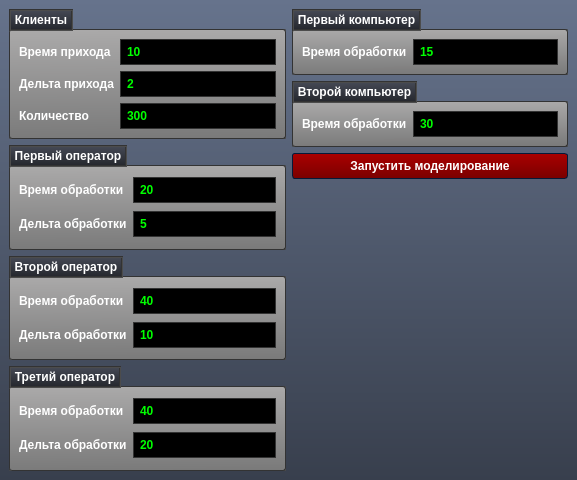
<?xml version="1.0" encoding="UTF-8"?>
<ui version="4.0">
 <class>MainWindow</class>
 <widget class="QMainWindow" name="MainWindow">
  <property name="geometry">
   <rect>
    <x>0</x>
    <y>0</y>
    <width>577</width>
    <height>480</height>
   </rect>
  </property>
  <property name="windowTitle">
   <string>Центр обслуживания</string>
  </property>
  <property name="styleSheet">
   <string notr="true">/*Copyright (c) DevSec Studio. All rights reserved.

MIT License

Permission is hereby granted, free of charge, to any person obtaining a copy
of this software and associated documentation files (the &quot;Software&quot;), to deal
in the Software without restriction, including without limitation the rights
to use, copy, modify, merge, publish, distribute, sublicense, and/or sell
copies of the Software, and to permit persons to whom the Software is
furnished to do so, subject to the following conditions:

The above copyright notice and this permission notice shall be included in all
copies or substantial portions of the Software.

THE SOFTWARE IS PROVIDED *AS IS*, WITHOUT WARRANTY OF ANY KIND, EXPRESS OR
IMPLIED, INCLUDING BUT NOT LIMITED TO THE WARRANTIES OF MERCHANTABILITY,
FITNESS FOR A PARTICULAR PURPOSE AND NONINFRINGEMENT. IN NO EVENT SHALL THE
AUTHORS OR COPYRIGHT HOLDERS BE LIABLE FOR ANY CLAIM, DAMAGES OR OTHER
LIABILITY, WHETHER IN AN ACTION OF CONTRACT, TORT OR OTHERWISE, ARISING FROM,
OUT OF OR IN CONNECTION WITH THE SOFTWARE OR THE USE OR OTHER DEALINGS IN THE
SOFTWARE.
*/

/*-----QWidget-----*/
QWidget
{
	background-color: qlineargradient(spread:repeat, x1:1, y1:0, x2:1, y2:1, stop:0 rgba(102, 115, 140, 255),stop:1 rgba(56, 63, 77, 255));
	color: #ffffff;
	border-color: #051a39;

}


/*-----QLabel-----*/
QLabel
{
	background-color: transparent;
	color: #ffffff;
	font-weight: bold;

}


QLabel::disabled
{
	background-color: transparent;
	color: #898988;

}


/*-----QMenuBar-----*/
QMenuBar
{
	background-color: #484c58;
	color: #ffffff;
	border-color: #051a39;
	font-weight: bold;

}


QMenuBar::disabled
{
	background-color: #404040;
	color: #898988;
	border-color: #051a39;

}


QMenuBar::item
{
    background-color: transparent;

}


QMenuBar::item:selected
{
    background-color: #c4c5c3;
	color: #000000;
    border: 1px solid #000000;

}


QMenuBar::item:pressed
{
    background-color: #979796;
    border: 1px solid #000;
    margin-bottom: -1px;
    padding-bottom: 1px;

}


/*-----QMenu-----*/
QMenu
{
    background-color: #c4c5c3;
    border: 1px solid;
    color: #000000;
	font-weight: bold;

}


QMenu::separator
{
    height: 1px;
    background-color: #363942;
    color: #ffffff;
    padding-left: 4px;
    margin-left: 10px;
    margin-right: 5px;

}


QMenu::item
{
    min-width : 150px;
    padding: 3px 20px 3px 20px;

}


QMenu::item:selected
{
    background-color: #363942;
    color: #ffffff;

}


QMenu::item:disabled
{
    color: #898988;
}


/*-----QToolTip-----*/
QToolTip
{
	background-color: #bbbcba;
	color: #000000;
	border-color: #051a39;
	border : 1px solid #000000;
	border-radius: 2px;

}


/*-----QPushButton-----*/
QPushButton
{
	background-color: qlineargradient(spread:repeat, x1:0.486, y1:0, x2:0.505, y2:1, stop:0.00480769 rgba(170, 0, 0, 255),stop:1 rgba(122, 0, 0, 255));
	color: #ffffff;
	font-weight: bold;
	border-style: solid;
	border-width: 1px;
	border-radius: 3px;
	border-color: #051a39;
	padding: 5px;

}


QPushButton::disabled
{
	background-color: #404040;
	color: #656565;
	border-color: #051a39;

}


QPushButton::hover
{
	background-color: #9c0000;
	color: #ffffff;
	border-style: solid;
	border-width: 1px;
	border-radius: 3px;
	border-color: #051a39;
	padding: 5px;

}


QPushButton::pressed
{
	background-color: #880000;
	color: #ffffff;
	border-style: solid;
	border-width: 2px;
	border-radius: 3px;
	border-color: #000000;
	padding: 5px;

}


/*-----QToolButton-----*/
QToolButton 
{
	background-color: qlineargradient(spread:repeat, x1:1, y1:0, x2:1, y2:1, stop:0 rgba(177, 181, 193, 255),stop:1 rgba(159, 163, 174, 255));
	color: #ffffff;
	font-weight: bold;
	border-style: solid;
	border-width: 1px;
	border-radius: 3px;
	border-color: #051a39;
	padding: 5px;

}


QToolButton::disabled
{
	background-color: #404040;
	color: #656565;
	border-color: #051a39;

}


QToolButton::hover
{
	background-color: #9fa3ae;
	color: #ffffff;
	border-style: solid;
	border-width: 1px;
	border-radius: 3px;
	border-color: #051a39;
	padding: 5px;

}


QToolButton::pressed
{
	background-color: #7b7e86;
	color: #ffffff;
	border-style: solid;
	border-width: 2px;
	border-radius: 3px;
	border-color: #000000;
	padding: 5px;

}


/*-----QComboBox-----*/
QComboBox
{
    background-color: qlineargradient(spread:repeat, x1:1, y1:0, x2:1, y2:1, stop:0 rgba(118, 118, 118, 255),stop:1 rgba(70, 70, 70, 255));
    border: 1px solid #333333;
    border-radius: 3px;
    padding-left: 6px;
    color: lightgray;
	font-weight: bold;
    height: 20px;

}


QComboBox::disabled
{
	background-color: #404040;
	color: #656565;
	border-color: #051a39;

}


QComboBox:hover
{
    background-color: #646464;

}


QComboBox:on
{
    background-color: #979796;
	color: #000000;

}


QComboBox QAbstractItemView
{
    background-color: #c4c5c3;
    color: #000000;
    border: 1px solid black;
    selection-background-color: #363942;
    selection-color: #ffffff;
    outline: 0;

}


QComboBox::drop-down
{
    subcontrol-origin: padding;
    subcontrol-position: top right;
    width: 15px;
    border-left-width: 1px;
    border-left-color: darkgray;
    border-left-style: solid; 
    border-top-right-radius: 3px; 
    border-bottom-right-radius: 3px;

}


QComboBox::down-arrow
{
    image: url(://arrow-down.png);
    width: 8px;
    height: 8px;
}


/*-----QSpinBox &amp; QDoubleSpinBox &amp; QDateTimeEdit-----*/
QSpinBox, 
QDoubleSpinBox,
QDateTimeEdit
{
	background-color: #000000;
	color: #00ff00;
	font-weight: bold;
	border: 1px solid #333333;
	padding : 4px;

}


QSpinBox::disabled, 
QDoubleSpinBox::disabled,
QDateTimeEdit::disabled
{
	background-color: #404040;
	color: #656565;
	border-color: #051a39;

}


QSpinBox:hover, 
QDoubleSpinBox::hover,
QDateTimeEdit::hover
{
    border: 1px solid #00ff00;

}


QSpinBox::up-button, QSpinBox::down-button,
QDoubleSpinBox::up-button, QDoubleSpinBox::down-button,
QDateTimeEdit::up-button, QDateTimeEdit::down-button
{
	background-color: qlineargradient(spread:repeat, x1:1, y1:0, x2:1, y2:1, stop:0 rgba(118, 118, 118, 255),stop:1 rgba(70, 70, 70, 255));
    border: 0px solid #333333;

}


QSpinBox::disabled, 
QDoubleSpinBox::disabled,
QDateTimeEdit::disabled
{
	background-color: #404040;
	color: #656565;
	border-color: #051a39;

}


QSpinBox::up-button:hover, QSpinBox::down-button:hover,
QDoubleSpinBox::up-button:hover, QDoubleSpinBox::down-button:hover,
QDateTimeEdit::up-button:hover, QDateTimeEdit::down-button:hover
{
	background-color: #646464;
    border: 1px solid #333333;


}


QSpinBox::up-button:disabled, QSpinBox::down-button:disabled,
QDoubleSpinBox::up-button:disabled, QDoubleSpinBox::down-button:disabled,
QDateTimeEdit::up-button:disabled, QDateTimeEdit::down-button:disabled
{
	background-color: #404040;
	color: #656565;
	border-color: #051a39;

}


QSpinBox::up-button:pressed, QSpinBox::down-button:pressed,
QDoubleSpinBox::up-button:pressed, QDoubleSpinBox::down-button::pressed,
QDateTimeEdit::up-button:pressed, QDateTimeEdit::down-button::pressed
{
    background-color: #979796;
    border: 1px solid #444444;

}


QSpinBox::down-arrow,
QDoubleSpinBox::down-arrow,
QDateTimeEdit::down-arrow
{
    image: url(://arrow-down.png);
    width: 7px;

}


QSpinBox::up-arrow,
QDoubleSpinBox::up-arrow,
QDateTimeEdit::up-arrow
{
    image: url(://arrow-up.png);
    width: 7px;

}


/*-----QLineEdit-----*/
QLineEdit
{
	background-color: #000000;
	color: #00ff00;
	font-weight: bold;
    border: 1px solid #333333;
	padding: 4px;

}


QLineEdit:hover
{
    border: 1px solid #00ff00;

}


QLineEdit::disabled
{
	background-color: #404040;
	color: #656565;
	border-width: 1px;
	border-color: #051a39;
	padding: 2px;

}


/*-----QTextEdit-----*/
QTextEdit
{
	background-color: #808080;
	color: #fff;
	border: 1px groove #333333;

}


QTextEdit::disabled
{
	background-color: #404040;
	color: #656565;
	border-color: #051a39;

}


/*-----QGroupBox-----*/
QGroupBox 
{
    border: 1px groove #333333;
	border-radius: 2px;
    margin-top: 20px;

}


QGroupBox 
{
	background-color: qlineargradient(spread:repeat, x1:0.486, y1:0, x2:0.505, y2:1, stop:0.00480769 rgba(170, 169, 169, 255),stop:1 rgba(122, 122, 122, 255));
	font-weight: bold;

}


QGroupBox::title  
{
    background-color: qlineargradient(spread:repeat, x1:1, y1:0, x2:1, y2:1, stop:0 rgba(71, 75, 87, 255),stop:1 rgba(35, 37, 43, 255));
    color: #ffffff;
    border: 2px groove #333333;
    subcontrol-origin: margin;
    subcontrol-position: top left;
    padding: 2px;

}


QGroupBox::title::disabled
{
	background-color: #404040;
	color: #656565;
    subcontrol-origin: margin;
    subcontrol-position: top left;
    padding: 5px;
	border-top-left-radius: 3px;
	border-top-right-radius: 3px;

}


/*-----QCheckBox-----*/
QCheckBox{
	background-color: transparent;
	font-weight: bold;
	color: #fff;

}


QCheckBox::indicator
{
    color: #b1b1b1;
    background-color: #323232;
    border: 2px solid #222222;
    width: 12px;
    height: 12px;

}


QCheckBox::indicator:checked
{
    image:url(://checkbox.png);
    border: 2px solid #00ff00;

}


QCheckBox::indicator:unchecked:hover
{
    border: 2px solid #00ff00;

}


QCheckBox::disabled
{
	color: #656565;

}


QCheckBox::indicator:disabled
{
	background-color: #656565;
	color: #656565;
    border: 1px solid #656565;

}


/*-----QRadioButton-----*/
QRadioButton{
	background-color: transparent;
	font-weight: bold;
	color: #fff;

}


QRadioButton::indicator::unchecked
{ 
	border: 2px inset #222222; 
	border-radius: 6px; 
	background-color:  #323232;
	width: 9px; 
	height: 9px; 

}


QRadioButton::indicator::unchecked:hover
{ 
	border: 2px solid #00ff00; 
	border-radius: 5px; 
	background-color:  #323232;
	width: 9px; 
	height: 9px; 

}


QRadioButton::indicator::checked
{ 
	border: 2px inset #222222; 
	border-radius: 5px; 
	background-color: #00ff00; 
	width: 9px; 
	height: 9px; 

}


QRadioButton::disabled
{
	color: #656565;

}


QRadioButton::indicator:disabled
{
	background-color: #656565;
	color: #656565;
    border: 2px solid #656565;

}


/*-----QTableView &amp; QTableWidget-----*/
QTableView
{
    background-color: #808080;
    border: 1px groove #333333;
    color: #f0f0f0;
	font-weight: bold;
    gridline-color: #333333;
    outline : 0;

}


QTableView::disabled
{
    background-color: #242526;
    border: 1px solid #32414B;
    color: #656565;
    gridline-color: #656565;
    outline : 0;

}


QTableView::item:hover 
{
    background-color: #484c58;
    color: #f0f0f0;

}


QTableView::item:selected 
{
    background-color: #484c58;
    border: 2px groove #00ff00;
    color: #F0F0F0;

}


QTableView::item:selected:disabled
{
    background-color: #1a1b1c;
    border: 2px solid #525251;
    color: #656565;

}


QTableCornerButton::section
{
    background-color: #282830;

}


QHeaderView::section
{
    background-color: #282830;
    color: #fff;
	font-weight: bold;
    text-align: left;
	padding: 4px;
	
}


QHeaderView::section:disabled
{
    background-color: #525251;
    color: #656565;

}


QHeaderView::section:checked
{
    background-color: #00ff00;

}


QHeaderView::section:checked:disabled
{
    color: #656565;
    background-color: #525251;

}


QHeaderView::section::vertical::first,
QHeaderView::section::vertical::only-one
{
    border-top: 0px;

}


QHeaderView::section::vertical
{
    border-top: 0px;

}


QHeaderView::section::horizontal::first,
QHeaderView::section::horizontal::only-one
{
    border-left: 0px;

}


QHeaderView::section::horizontal
{
    border-left: 0px;

}


/*-----QTabWidget-----*/
QTabBar::tab
{
	background-color: transparent;
	color: #ffffff;
	font-weight: bold;
	width: 80px;
	height: 9px;
	
}


QTabBar::tab:disabled
{
	background-color: #656565;
	color: #656565;

}


QTabWidget::pane 
{
	background-color: transparent;
	color: #ffffff;
	border: 1px groove #333333;

}


QTabBar::tab:selected
{
    background-color: #484c58;
	color: #ffffff;
	border: 1px groove #333333;
	border-bottom: 0px;

}


QTabBar::tab:selected:disabled
{
	background-color: #404040;
	color: #656565;

}


QTabBar::tab:!selected 
{
    background-color: #a3a7b2;

}


QTabBar::tab:!selected:hover 
{
    background-color: #484c58;

}


QTabBar::tab:top:!selected 
{
    margin-top: 1px;

}


QTabBar::tab:bottom:!selected 
{
    margin-bottom: 3px;

}


QTabBar::tab:top, QTabBar::tab:bottom 
{
    min-width: 8ex;
    margin-right: -1px;
    padding: 5px 10px 5px 10px;

}


QTabBar::tab:top:selected 
{
    border-bottom-color: none;

}


QTabBar::tab:bottom:selected 
{
    border-top-color: none;

}


QTabBar::tab:top:last, QTabBar::tab:bottom:last,
QTabBar::tab:top:only-one, QTabBar::tab:bottom:only-one 
{
    margin-right: 0;

}


QTabBar::tab:left:!selected 
{
    margin-right: 2px;

}


QTabBar::tab:right:!selected
{
    margin-left: 2px;

}


QTabBar::tab:left, QTabBar::tab:right 
{
    min-height: 15ex;
    margin-bottom: -1px;
    padding: 10px 5px 10px 5px;

}


QTabBar::tab:left:selected 
{
    border-left-color: none;

}


QTabBar::tab:right:selected 
{
    border-right-color: none;

}


QTabBar::tab:left:last, QTabBar::tab:right:last,
QTabBar::tab:left:only-one, QTabBar::tab:right:only-one 
{
    margin-bottom: 0;

}


/*-----QSlider-----*/
QSlider{
	background-color: transparent;

}


QSlider::groove:horizontal 
{
	background-color: transparent;
	height: 6px;

}


QSlider::sub-page:horizontal 
{
	background-color: qlineargradient(spread:reflect, x1:1, y1:0, x2:1, y2:1, stop:0.00480769 rgba(201, 201, 201, 255),stop:1 rgba(72, 72, 72, 255));
	border: 1px solid #000;

}


QSlider::add-page:horizontal 
{
	background-color: #404040;
	border: 1px solid #000; 

}


QSlider::handle:horizontal 
{
	background-color: qlineargradient(spread:reflect, x1:1, y1:0, x2:1, y2:1, stop:0.00480769 rgba(201, 201, 201, 255),stop:1 rgba(72, 72, 72, 255));
	border: 1px solid #000; 
	width: 12px;
	margin-top: -6px;
	margin-bottom: -6px;

}


QSlider::handle:horizontal:hover 
{
	background-color: #808080;

}


QSlider::sub-page:horizontal:disabled 
{
	background-color: #bbb;
	border-color: #999;

}


QSlider::add-page:horizontal:disabled 
{
	background-color: #eee;
	border-color: #999;

}


QSlider::handle:horizontal:disabled 
{
	background-color: #eee;
	border: 1px solid #aaa;

}


QSlider::groove:vertical 
{
	background-color: transparent;
	width: 6px;

}


QSlider::sub-page:vertical 
{
	background-color: qlineargradient(spread:reflect, x1:0, y1:0.483, x2:1, y2:0.517, stop:0.00480769 rgba(201, 201, 201, 255),stop:1 rgba(72, 72, 72, 255));
	border: 1px solid #000;

}


QSlider::add-page:vertical 
{
	background-color: #404040;
	border: 1px solid #000;

}


QSlider::handle:vertical 
{
	background-color: qlineargradient(spread:reflect, x1:0, y1:0.483, x2:1, y2:0.517, stop:0.00480769 rgba(201, 201, 201, 255),stop:1 rgba(72, 72, 72, 255));
	border: 1px solid #000;
	height: 12px;
	margin-left: -6px;
	margin-right: -6px;

}


QSlider::handle:vertical:hover 
{
	background-color: #808080;

}


QSlider::sub-page:vertical:disabled 
{
	background-color: #bbb;
	border-color: #999;

}


QSlider::add-page:vertical:disabled 
{
	background-color: #eee;
	border-color: #999;

}


QSlider::handle:vertical:disabled 
{
	background-color: #eee;
	border: 1px solid #aaa;
	border-radius: 3px;

}


/*-----QDial-----*/
QDial
{
	background-color: #600000;

}


QDial::disabled
{
	background-color: #404040;

}


/*-----QScrollBar-----*/
QScrollBar:horizontal
{
    border: 1px solid #222222;
    background-color: #63676d;
    height: 18px;
    margin: 0px 18px 0 18px;

}


QScrollBar::handle:horizontal
{
    background-color: #a6acb3;
	border: 1px solid #656565;
	border-radius: 2px;
    min-height: 20px;

}


QScrollBar::add-line:horizontal
{
    border: 1px solid #1b1b19;
    background-color: #a6acb3;
    width: 18px;
    subcontrol-position: right;
    subcontrol-origin: margin;

}


QScrollBar::sub-line:horizontal
{
    border: 1px solid #1b1b19;
    background-color: #a6acb3;
    width: 18px;
    subcontrol-position: left;
    subcontrol-origin: margin;

}


QScrollBar::right-arrow:horizontal
{
    image: url(://arrow-right.png);
    width: 8px;
    height: 8px;

}


QScrollBar::left-arrow:horizontal
{
    image: url(://arrow-left.png);
    width: 8px;
    height: 8px;

}


QScrollBar::add-page:horizontal, QScrollBar::sub-page:horizontal
{
    background: none;

}


QScrollBar:vertical
{
    background-color: #63676d;
    width: 18px;
    margin: 18px 0 18px 0;
    border: 1px solid #222222;

}


QScrollBar::handle:vertical
{
    background-color: #a6acb3;
	border: 1px solid #656565;
	border-radius: 2px;
    min-height: 20px;

}


QScrollBar::add-line:vertical
{
    border: 1px solid #1b1b19;
    background-color: #a6acb3;
    height: 18px;
    subcontrol-position: bottom;
    subcontrol-origin: margin;

}


QScrollBar::sub-line:vertical
{
    border: 1px solid #1b1b19;
    background-color: #a6acb3;
    height: 18px;
    subcontrol-position: top;
    subcontrol-origin: margin;

}


QScrollBar::up-arrow:vertical
{
    image: url(://arrow-up.png);
    width: 8px;
    height: 8px;

}


QScrollBar::down-arrow:vertical
{
    image: url(://arrow-down.png);
    width: 8px;
    height: 8px;

}


QScrollBar::add-page:vertical, QScrollBar::sub-page:vertical
{
    background: none;

}


/*-----QProgressBar-----*/
QProgressBar
{
	background-color: #000;
	color: #00ff00;
	font-weight: bold;
	border: 0px groove #000;
	border-radius: 10px;
	text-align: center;

}


QProgressBar:disabled
{
	background-color: #404040;
	color: #656565;
	border-color: #051a39;
	border: 1px solid #000;
	border-radius: 10px;
	text-align: center;

}


QProgressBar::chunk {
	background-color: #ffaf02;
	border: 0px;
	border-radius: 10px;
	color: #000;

}


QProgressBar::chunk:disabled {
	background-color: #333;
	border: 0px;
	border-radius: 10px;
	color: #656565;
}


/*-----QStatusBar-----*/
QStatusBar
{
	background-color: qlineargradient(spread:repeat, x1:1, y1:0, x2:1, y2:1, stop:0 rgba(102, 115, 140, 255),stop:1 rgba(56, 63, 77, 255));
	color: #ffffff;
	border-color: #051a39;
	font-weight: bold;

}


</string>
  </property>
  <widget class="QWidget" name="centralwidget">
   <layout class="QGridLayout" name="gridLayout_7">
    <item row="0" column="0">
     <layout class="QVBoxLayout" name="verticalLayout_2">
      <item>
       <widget class="QGroupBox" name="groupBox">
        <property name="title">
         <string>Клиенты</string>
        </property>
        <layout class="QGridLayout" name="gridLayout">
         <item row="0" column="1">
          <widget class="QLineEdit" name="clients_time_entry">
           <property name="text">
            <string>10</string>
           </property>
          </widget>
         </item>
         <item row="1" column="1">
          <widget class="QLineEdit" name="clients_delta_entry">
           <property name="text">
            <string>2</string>
           </property>
          </widget>
         </item>
         <item row="2" column="1">
          <widget class="QLineEdit" name="clients_amount_entry">
           <property name="text">
            <string>300</string>
           </property>
          </widget>
         </item>
         <item row="2" column="0">
          <widget class="QLabel" name="clients_amount_label">
           <property name="text">
            <string>Количество</string>
           </property>
          </widget>
         </item>
         <item row="1" column="0">
          <widget class="QLabel" name="clients_delta_label">
           <property name="text">
            <string>Дельта прихода</string>
           </property>
          </widget>
         </item>
         <item row="0" column="0">
          <widget class="QLabel" name="clients_time_label">
           <property name="text">
            <string>Время прихода</string>
           </property>
          </widget>
         </item>
        </layout>
       </widget>
      </item>
      <item>
       <widget class="QGroupBox" name="groupBox_2">
        <property name="title">
         <string>Первый оператор</string>
        </property>
        <layout class="QGridLayout" name="gridLayout_2">
         <item row="0" column="0">
          <widget class="QLabel" name="op1_time_label">
           <property name="text">
            <string>Время обработки</string>
           </property>
          </widget>
         </item>
         <item row="0" column="1">
          <widget class="QLineEdit" name="op1_time_entry">
           <property name="text">
            <string>20</string>
           </property>
          </widget>
         </item>
         <item row="1" column="0">
          <widget class="QLabel" name="op1_delta_label">
           <property name="text">
            <string>Дельта обработки</string>
           </property>
          </widget>
         </item>
         <item row="1" column="1">
          <widget class="QLineEdit" name="op1_delta_entry">
           <property name="text">
            <string>5</string>
           </property>
          </widget>
         </item>
        </layout>
       </widget>
      </item>
      <item>
       <widget class="QGroupBox" name="groupBox_3">
        <property name="title">
         <string>Второй оператор</string>
        </property>
        <layout class="QGridLayout" name="gridLayout_3">
         <item row="0" column="0">
          <widget class="QLabel" name="op2_time_label">
           <property name="text">
            <string>Время обработки</string>
           </property>
          </widget>
         </item>
         <item row="0" column="1">
          <widget class="QLineEdit" name="op2_time_entry">
           <property name="text">
            <string>40</string>
           </property>
          </widget>
         </item>
         <item row="1" column="0">
          <widget class="QLabel" name="op2_delta_label">
           <property name="text">
            <string>Дельта обработки</string>
           </property>
          </widget>
         </item>
         <item row="1" column="1">
          <widget class="QLineEdit" name="op2_delta_entry">
           <property name="text">
            <string>10</string>
           </property>
          </widget>
         </item>
        </layout>
       </widget>
      </item>
      <item>
       <widget class="QGroupBox" name="groupBox_4">
        <property name="title">
         <string>Третий оператор</string>
        </property>
        <layout class="QGridLayout" name="gridLayout_4">
         <item row="0" column="0">
          <widget class="QLabel" name="op3_time_label">
           <property name="text">
            <string>Время обработки</string>
           </property>
          </widget>
         </item>
         <item row="0" column="1">
          <widget class="QLineEdit" name="op3_time_entry">
           <property name="text">
            <string>40</string>
           </property>
          </widget>
         </item>
         <item row="1" column="0">
          <widget class="QLabel" name="op3_delta_label">
           <property name="text">
            <string>Дельта обработки</string>
           </property>
          </widget>
         </item>
         <item row="1" column="1">
          <widget class="QLineEdit" name="op3_delta_entry">
           <property name="text">
            <string>20</string>
           </property>
          </widget>
         </item>
        </layout>
       </widget>
      </item>
     </layout>
    </item>
    <item row="0" column="1">
     <layout class="QVBoxLayout" name="verticalLayout">
      <item>
       <widget class="QGroupBox" name="groupBox_5">
        <property name="title">
         <string>Первый компьютер</string>
        </property>
        <layout class="QGridLayout" name="gridLayout_5">
         <item row="0" column="0">
          <widget class="QLabel" name="comp1_label">
           <property name="text">
            <string>Время обработки</string>
           </property>
          </widget>
         </item>
         <item row="0" column="1">
          <widget class="QLineEdit" name="comp1_entry">
           <property name="text">
            <string>15</string>
           </property>
          </widget>
         </item>
        </layout>
       </widget>
      </item>
      <item>
       <widget class="QGroupBox" name="groupBox_6">
        <property name="title">
         <string>Второй компьютер</string>
        </property>
        <layout class="QGridLayout" name="gridLayout_6">
         <item row="0" column="0">
          <widget class="QLabel" name="comp2_label">
           <property name="text">
            <string>Время обработки</string>
           </property>
          </widget>
         </item>
         <item row="0" column="1">
          <widget class="QLineEdit" name="comp2_entry">
           <property name="text">
            <string>30</string>
           </property>
          </widget>
         </item>
        </layout>
       </widget>
      </item>
      <item>
       <widget class="QPushButton" name="calc_button">
        <property name="text">
         <string>Запустить моделирование</string>
        </property>
       </widget>
      </item>
      <item>
       <spacer name="verticalSpacer">
        <property name="orientation">
         <enum>Qt::Vertical</enum>
        </property>
        <property name="sizeHint" stdset="0">
         <size>
          <width>20</width>
          <height>40</height>
         </size>
        </property>
       </spacer>
      </item>
     </layout>
    </item>
   </layout>
  </widget>
 </widget>
 <resources/>
 <connections/>
</ui>
